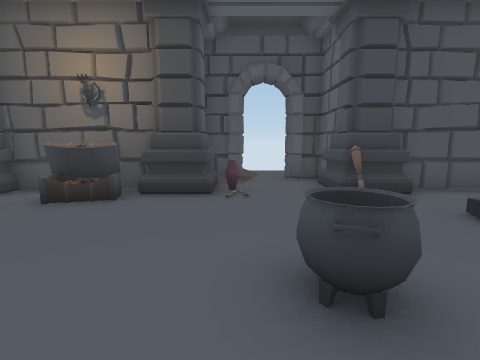
[1] (above)

12 first-person views from a walk through a Unity game level. The camera is 1.2 m above the floor, tilts 8° down and sees 85° across. Doors are open. The floor is counted in squares, 1 m on a side. Each view is taken from the middle of a square. On the plan, view 1 faces up. The plan holds only what a view shows up to about 12 squares ahead; the rest is blank. The place goes on beyond the plan. The player is left out.

[2]
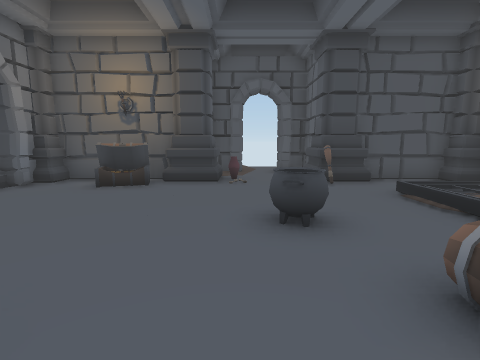

[3]
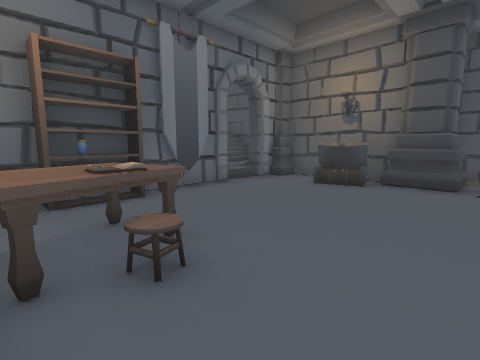

[4]
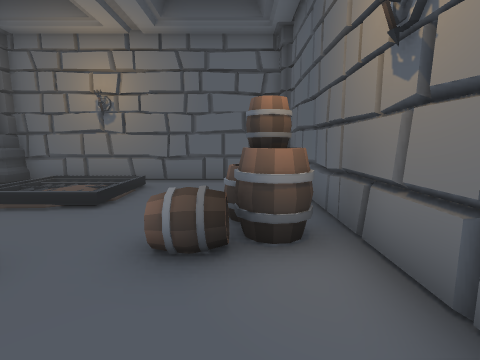

[5]
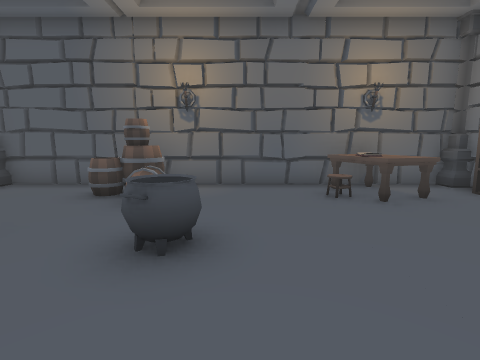

[6]
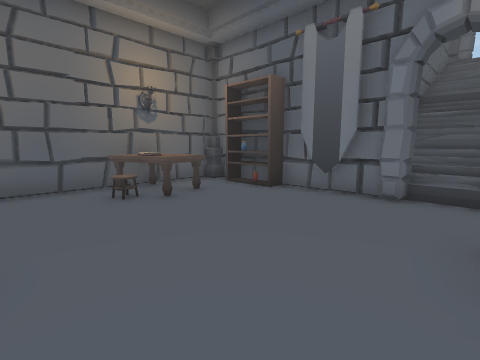

[7]
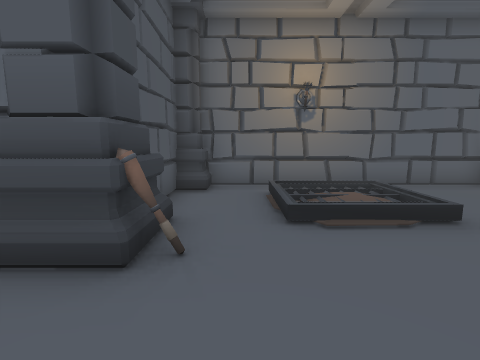

[8]
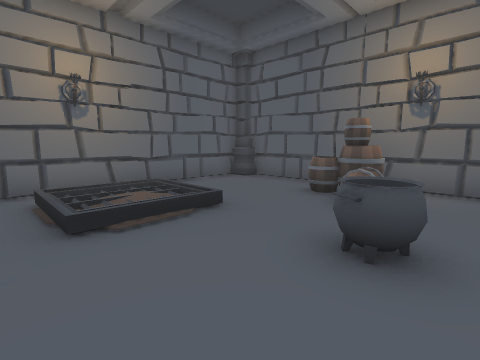

[9]
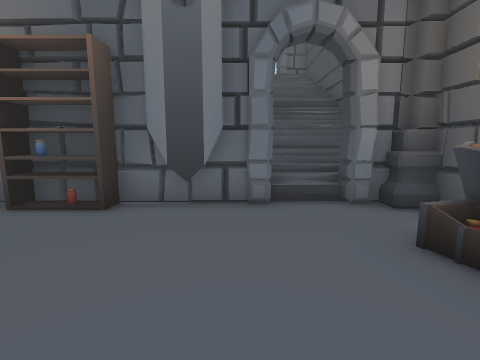

[10]
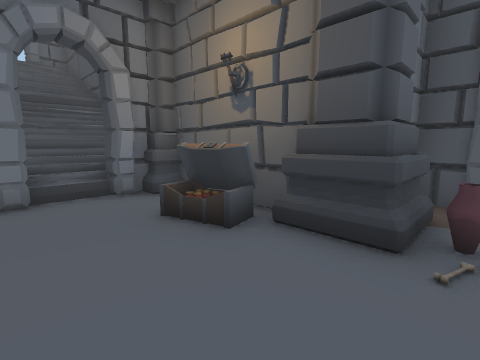

[11]
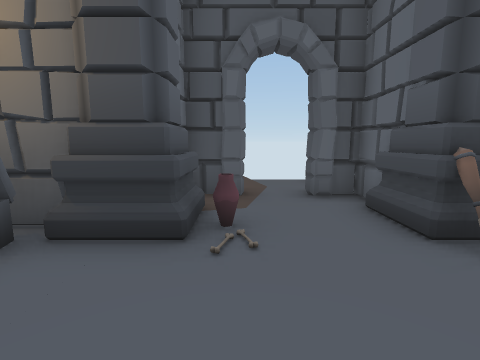

[12]
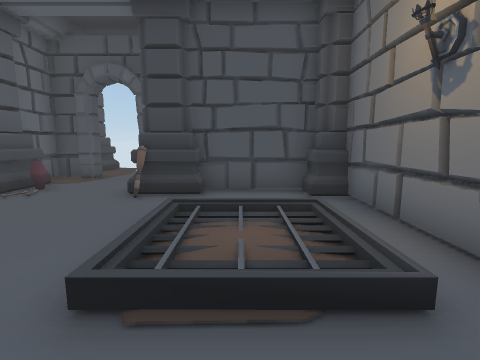

### Floor plan
Key: @ floor where view 1 was taken; # wall or solid block; . main floor; : floor 0.25 m higher than the main floor; + floor 1 m higher than the main floor; / step, stairs or slope; D open door; = window, fence, low wall or low ledge; C column; A cauldron; B barrel; S shelf; P potion; T table; K books; O other object.
Columns run from 9 left of view 1 to 8 right of it. Each row starts with its distance up from view 1.
 12        CC.
 11         #...
 10         #...
  9         #DD##
  8        ##...#
  7 ##C#####C=..######
  6 #=C#.#OCC...CC..C#
  5 #+#DD............#
  4 #==..........///.#
  3 ####........./:/.#
  2    #......A..///.#
  1    #.............#
  0    SP.T..@.B.....#
 -1    P.TK....BB....#
 -2    #.TTT...BB...C#
 -3    ###############

Where each view was taken, in squares from view 1:
view 1: 0 up, 0 right, facing up
view 2: 2 down, 0 right, facing up
view 3: 2 down, 0 right, facing up-left
view 4: 1 down, 1 left, facing right
view 5: 5 up, 0 right, facing down
view 6: 5 up, 0 right, facing down-left
view 7: 5 up, 0 right, facing right
view 8: 5 up, 0 right, facing down-right
view 9: 3 up, 1 left, facing left
view 10: 3 up, 0 right, facing up-left
view 11: 3 up, 0 right, facing up
view 12: 0 up, 5 right, facing up
